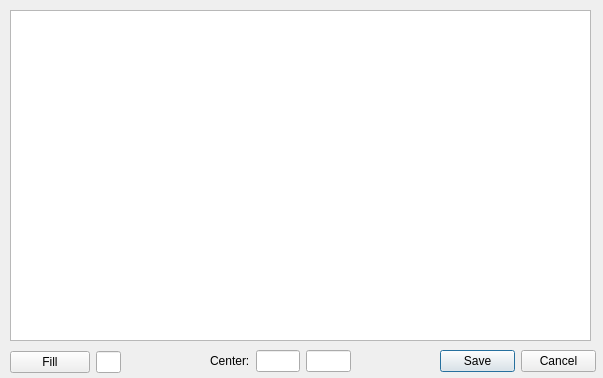
<?xml version="1.0" encoding="UTF-8"?>
<ui version="4.0">
 <class>CustomFilter</class>
 <widget class="QDialog" name="CustomFilter">
  <property name="geometry">
   <rect>
    <x>0</x>
    <y>0</y>
    <width>603</width>
    <height>378</height>
   </rect>
  </property>
  <property name="windowTitle">
   <string>Dialog</string>
  </property>
  <widget class="QDialogButtonBox" name="buttonBox">
   <property name="geometry">
    <rect>
     <x>440</x>
     <y>350</y>
     <width>156</width>
     <height>23</height>
    </rect>
   </property>
   <property name="accessibleName">
    <string/>
   </property>
   <property name="standardButtons">
    <set>QDialogButtonBox::Cancel|QDialogButtonBox::Save</set>
   </property>
  </widget>
  <widget class="QTableWidget" name="GridFilter">
   <property name="geometry">
    <rect>
     <x>10</x>
     <y>10</y>
     <width>581</width>
     <height>331</height>
    </rect>
   </property>
  </widget>
  <widget class="QWidget" name="">
   <property name="geometry">
    <rect>
     <x>10</x>
     <y>350</y>
     <width>111</width>
     <height>25</height>
    </rect>
   </property>
   <layout class="QHBoxLayout" name="horizontalLayout">
    <item>
     <widget class="QPushButton" name="Fill">
      <property name="text">
       <string>Fill</string>
      </property>
     </widget>
    </item>
    <item>
     <widget class="QLineEdit" name="FillValue"/>
    </item>
   </layout>
  </widget>
  <widget class="QWidget" name="">
   <property name="geometry">
    <rect>
     <x>210</x>
     <y>350</y>
     <width>141</width>
     <height>22</height>
    </rect>
   </property>
   <layout class="QHBoxLayout" name="horizontalLayout_2">
    <item>
     <widget class="QLabel" name="label">
      <property name="text">
       <string>Center:</string>
      </property>
     </widget>
    </item>
    <item>
     <widget class="QLineEdit" name="CX"/>
    </item>
    <item>
     <widget class="QLineEdit" name="CY"/>
    </item>
   </layout>
  </widget>
 </widget>
 <resources/>
 <connections/>
</ui>
